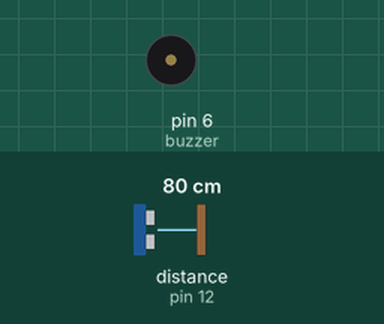
Bench run of a sketch on a simulated Arduino Uno, built with avr-gcc and run on an emulated ATmega328P. Parts: buzzer (waves = sounding, pin HIGH). Wiring (inferred from the names in the program): ultrasonic range finder: trigger pin 13; echo pin 12. The test bench sets the inputs (shaded band); at power-on: distance to the obstacle (sensor on pin 12) 80 cm. The echo pulse lasts 58.3 µs per cm; pins used as bus, display or sensor lines are not drawn.

Above: at 1.3 s.
1.4 s: distance to the obstacle (sensor on pin 12) set to 48 cm
2.9 s: distance to the obstacle (sensor on pin 12) set to 41 cm
At 3.8 s:
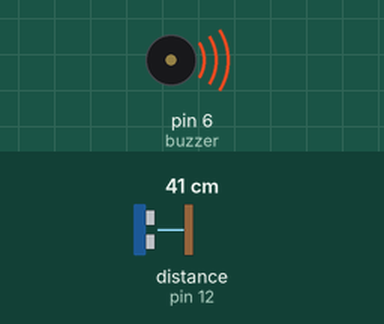
4.5 s: distance to the obstacle (sensor on pin 12) set to 60 cm
At 5.3 s:
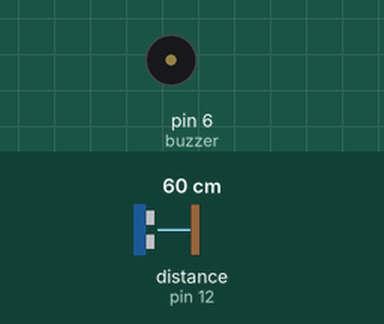
6.0 s: distance to the obstacle (sensor on pin 12) set to 2 cm
At 6.7 s:
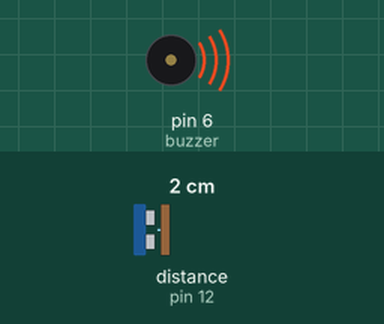
Timing chart, 0 to 8.5 s (numbered marks = the images above; inputs shaded):
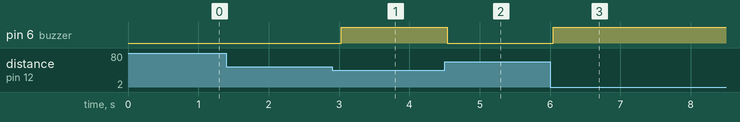

The sketch:

sunglass.ino
```cpp
#define trigPin 13

#define echoPin 12

#define buzzer 6

void setup()
{
pinMode(trigPin, OUTPUT);

pinMode(echoPin, INPUT);

pinMode(buzzer,OUTPUT);

}

void loop()

{

long duration, distance;

digitalWrite(trigPin, LOW);

delayMicroseconds(2);

digitalWrite(trigPin, HIGH);

delayMicroseconds(10);

digitalWrite(trigPin, LOW);

duration = pulseIn(echoPin, HIGH);

distance = (duration/2) / 29.1;

if (distance < 45)     // This is where checking the distance you can change the value

{

digitalWrite(buzzer,HIGH);

} else

{

digitalWrite(buzzer,LOW);

} delay(500);

}
```

Measured:
- the behaviour switches between 46 and 45 cm on distance to the obstacle (sensor on pin 12) (found by bisection; images 0 and 1)
- after the input at 1.4 s, every drawn part: stays the same
- after the input at 2.9 s, pin 6 (buzzer): LOW → HIGH after 0.13 s
- after the input at 4.5 s, pin 6 (buzzer): HIGH → LOW at once
- after the input at 6.0 s, pin 6 (buzzer): LOW → HIGH after 0.05 s
